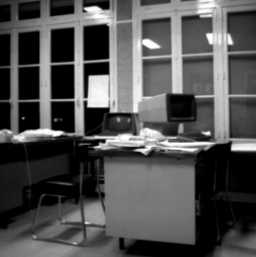
#> input picture img/BUREAU.png, 256 x 257 px
$ jupyter execute '4. Cuantificacion.ipynb'
#> lines starting #> are read from the running program, lines starting #| are printed output that depends on the picture
# Cuantificación

[cell 1]
import cv2
import matplotlib.pyplot as plt
import numpy as np

[cell 2]
BUREAU = cv2.imread("../img/BUREAU.png", cv2.IMREAD_GRAYSCALE)
#> BUREAU is the input picture: shape (257, 256); min 0, max 255, mean 80.9
plt.imshow(BUREAU, cmap='gray')
plt.show()

[cell 3]
def bit_plane_slicing(imagen, k):
    plane = np.full((imagen.shape[0], imagen.shape[1]), 2 ** k, np.uint8)
    return cv2.bitwise_and(plane, imagen)

[cell 4]
for k in range(8):
    bp = bit_plane_slicing(BUREAU, k)
    plt.subplot(2, 4, k + 1)
    plt.imshow(bp, cmap='gray')
    plt.title(f'Bit Plane {k}')
    plt.axis('off')
#> this loop made 8 passes
#> pass 1, `bp = bit_plane_slicing(BUREAU, k)`:
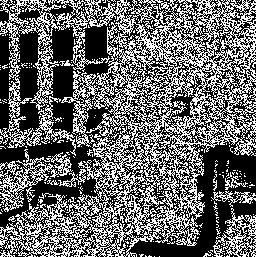
#> bp: shape (257, 256); values 0 (black) and 1 (white), 40.9% white in thin lines or dots
#> pass 2, `bp = bit_plane_slicing(BUREAU, k)`:
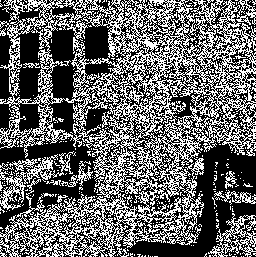
#> bp: shape (257, 256); values 0 (black) and 2 (white), 40.2% white in thin lines or dots
#> pass 3, `bp = bit_plane_slicing(BUREAU, k)`:
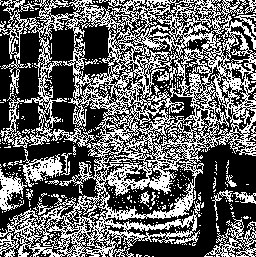
#> bp: shape (257, 256); values 0 (black) and 4 (white), 39.8% white in thin lines or dots
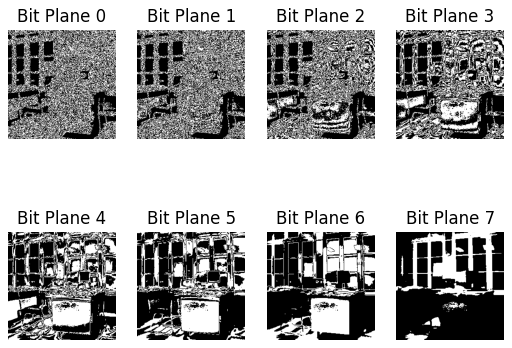
#> figure drawn by matplotlib, 8 panels

Aunque la teoría establece que el plano más significativo (bit 7) es el más importante desde el punto de vista de la representación numérica, en esta imagen en particular el plano que visualmente muestra con mayor claridad las formas principales es el plano 4. Esto ocurre porque la distribución de intensidades de la imagen no utiliza plenamente el rango  alto, sino que está concentrada en valores intermedios. Por ello, los bits de peso medio contienen gran parte de la información visible.

[cell 5]
# Apagar un plano
def image_quantization(imagen, k):
    plane = np.full((imagen.shape[0], imagen.shape[1]), 255-2 ** k, np.uint8)
    return cv2.bitwise_and(plane, imagen)

[cell 6]
removal_bits= [1, 3, 5]

quantized_image = BUREAU.copy()
for bit in removal_bits:
    quantized_image1 = image_quantization(quantized_image, bit-1)
    plt.imshow(quantized_image1, cmap='gray')
    plt.title(f'Imagen con bit {bit} apagado')
    plt.show()

[cell 7]
quantized_image = BUREAU.copy()
for bit in removal_bits:
    quantized_image = image_quantization(quantized_image, bit)
#> this loop made 3 passes
#> pass 3, `quantized_image = image_quantization(quantized_image, bit)`:
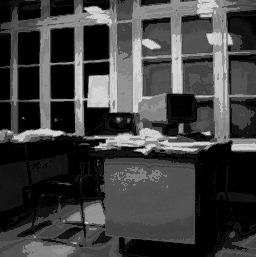
#> quantized_image: shape (257, 256); min 0, max 213, mean 64.4
plt.imshow(quantized_image, cmap='gray')
plt.title(f'Imagen con bits {removal_bits} apagados')
plt.show()
